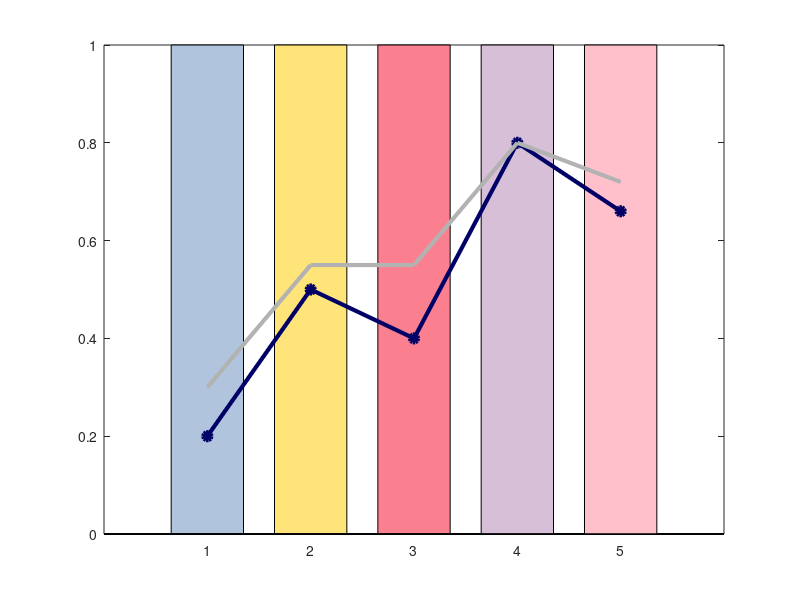

This chart was generated by the following MATLAB code: (Note: this script raises an error after producing the figure.)
function graphsolution

upper = ones(1,5);

data = [0.2, 0.5, 0.4, 0.8, 0.66;
        0.3, 0.55, 0.55, 0.8, 0.72];
color = [176 196 222; 255 228 121; 250 128 144; 216 191 216; 255 192 203];
color = color./255;
figure 
hold on
for barnum = 1:5
   bar(barnum, upper(barnum), 0.35, 'FaceColor', color(barnum,:)); 
end

plot([1:5], data(1,:),'Color', [0, 0, 102/255], 'LineWidth', 3, 'Marker', 'o', 'MarkerFaceColor', 'auto');
plot([1:5], data(2,:), 'Color', [0.7, 0.7, 0.7], 'LineWidth', 3);

hold off
box on

set(gca, 'XTick', [1,2,3,4,5])
set(gca, 'XTickLabels', {'f_1', 'f_2', 'f_3', 'f_4', 'f_5'})
set(gca, 'YTick', [])
xlim([0, 6])
ylim([-0.1, 1.3])






